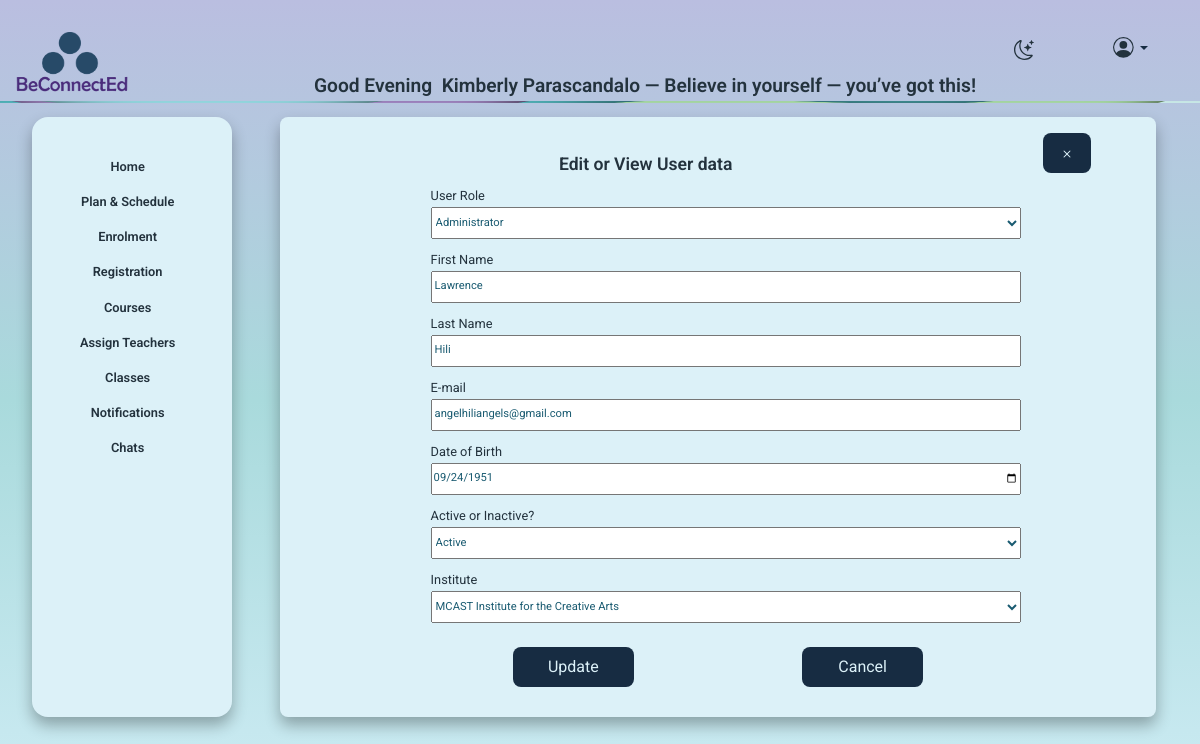
/edit-registration.php?user_id=54 (signed in), run on an earlier commit of the app's database.
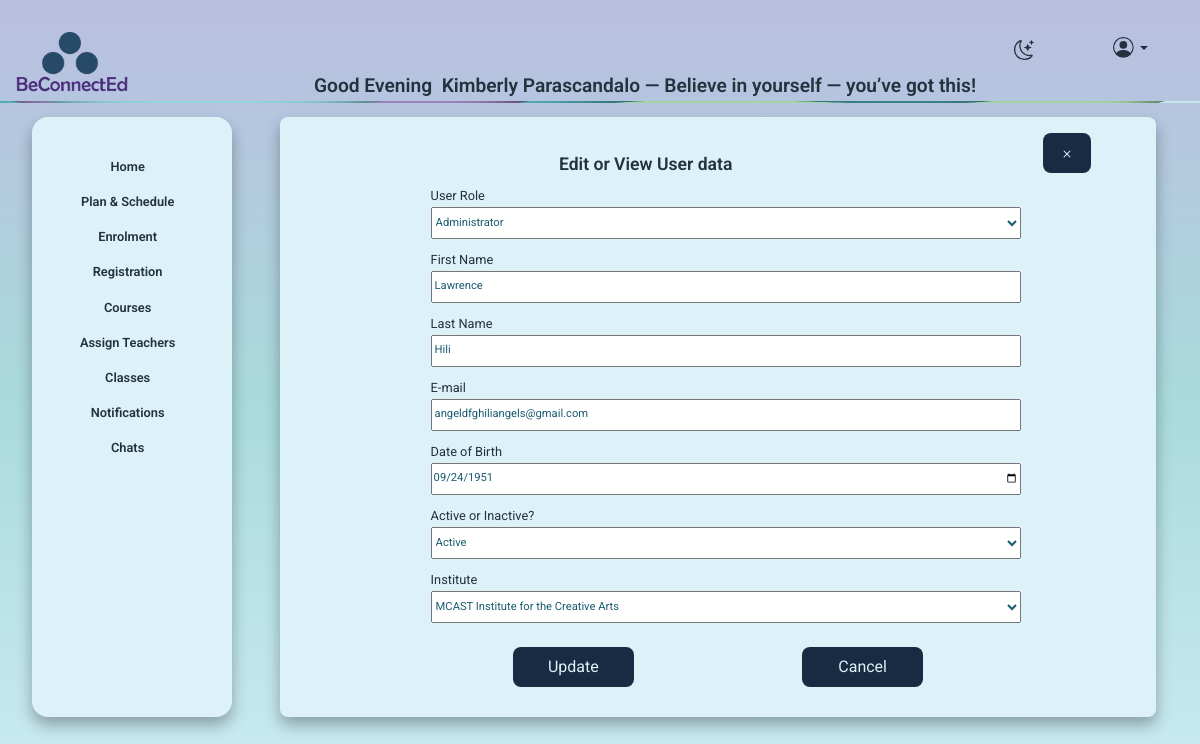
And on a later commit of the database.
### tables this page shows
CREATE TABLE `users` (
  `user_id` int(11) NOT NULL,
  `email` varchar(255) DEFAULT NULL,
  `password_hash` varchar(255) DEFAULT NULL,
  `first_name` varchar(255) DEFAULT NULL,
  `last_name` varchar(255) DEFAULT NULL,
  `date_of_birth` date DEFAULT NULL,
  `is_active` tinyint(1) DEFAULT 1,
  `created_at` datetime DEFAULT current_timestamp(),
  `profile_photo` varchar(255) DEFAULT NULL,
  `role_id` int(11) DEFAULT NULL,
  `institute_id` int(11) DEFAULT NULL,
  `is_independent` tinyint(1) NOT NULL,
  `must_change_password` tinyint(1) DEFAULT 1
);

### includes/functions.php (called while the page is built, shortened)
<?PHP
function getUserById($conn, $user_id){
    $sql = "SELECT * FROM users WHERE user_id = ?";
    $stmt = mysqli_stmt_init($conn);
    if(!mysqli_stmt_prepare($stmt, $sql)){
        return false;
    }
    mysqli_stmt_bind_param($stmt, "i", $user_id);
    mysqli_stmt_execute($stmt);
    $result = mysqli_stmt_get_result($stmt);
    $user = mysqli_fetch_assoc($result);
    return $user;
}

### edit-registration.php (the view, shortened to what the changed rows need)
<?php
include "includes/nav.php";
require_once "includes/dbh.php";
require_once "includes/functions.php";
$user = null;
if(isset($_GET["user_id"]) && is_numeric($_GET["user_id"])){
    $user_id = (int)$_GET["user_id"];
    $user = getUserById($conn, $user_id);
}
?>
<div class="container-fluid">
  <div class="row">
  <div class="col-lg-9 col-md-8">
      <div class="row">
        <div class="col-12">
            <div class="form_bg">
              <div class="row">
                <div class="col-10"><h2 class=" form_title">Edit or View User data</h2></div>
</div>
      <div class="row">
 <div class="col-lg-12 col-md-12 col-sm-12 col-xs-12">
          <div>
<?php
if(isset($_GET["user_id"])){
    $selectedFormAction = "includes/edit-user-inc.php?user_id=" . (int)$_GET["user_id"];
} else {
    $selectedFormAction = "includes/new_registration_admin_inc.php";
}
?>
            <form action="<?php echo $selectedFormAction; ?>" method="post">
              <label class="formFields" for="role_id">User Role</label>
              <select class="placeholder_style mb-2" id="role_id" name="role_id" required>
            <option class="input" value="4" <?php echo (($user['role_id'] ?? '') == 4) ? 'selected' : ''; ?>>Administrator</option>
            </select>
             <div class="row">
                    <div class="col">
                      <label class="formFields" for="first_name">First Name</label>
                    <input type="text" name="first_name" id="first_name"
                     value="<?php echo htmlspecialchars($user['first_name'] ?? ''); ?>"
                    placeholder="first name" class="placeholder_style mb-2 " required>
                    </div>
                </div>
                <div class="row">
                    <div class="col">
                      <label class="formFields" for="last_name">Last Name</label>
                        <input type="text" name="last_name" id="last_name"
                        value="<?php echo htmlspecialchars($user['last_name'] ?? ''); ?>"
                        placeholder="last name" class="placeholder_style mb-2" required>
                    </div>
                </div>
                <div class="row">
                    <div class="col">
                      <label class="formFields" for="email">E-mail</label>
                        <input type="email" name="email" id="email"
                         value="<?php echo htmlspecialchars($user['email'] ?? ''); ?>"
                         placeholder="E-mail" class="placeholder_style mb-2" required>
                    </div>
                </div>
                   <div class="row">
                    <div class="col">
                      <label class="formFields" for="date_of_birth">Date of Birth</label>
                        <input type="date" name="date_of_birth" id="date_of_birth"
                         value="<?php echo htmlspecialchars($user['date_of_birth'] ?? ''); ?>"
                         placeholder="date of birth" class="placeholder_style mb-2" required>
                    </div>
                </div>
              <label class="formFields" for="is_active">Active or Inactive?</label>
              <select  class="placeholder_style mb-2" id="is_active" name="is_active" required>
              <option class="input" value="1" <?php echo (($user['is_active'] ?? '') == 1) ? 'selected' : ''; ?>>Active</option>
              </select>
              <label class="formFields" for="institute_id">Institute</label>
              <select  class="placeholder_style mb-2" id="institute_id" name="institute_id" required>
              <option class="input" value="1" <?php echo (($user['institute_id'] ?? '') == 1) ? 'selected' : ''; ?>>MCAST Institute for the Creative Arts</option>
              </select>
             <div class="row d-flex ">
              <div class="col-lg-3"></div>
                    <div class="col-lg-2">
                    </div>
                    <div class="col-lg-2"></div>
                    <div class="col-lg-2">
                    </div>
                        <div class="col-lg-3"></div>
                </div>
            </form>
          </div>
        </div>
               </div>
          </div>
          </div>
          </div>
      </div>
  </div>
</div>

What changed in the data, as far as the page shows it:
changed users "Administrator": email "angelhiliangels@gmail.com" → "angeldfghiliangels@gmail.com"
